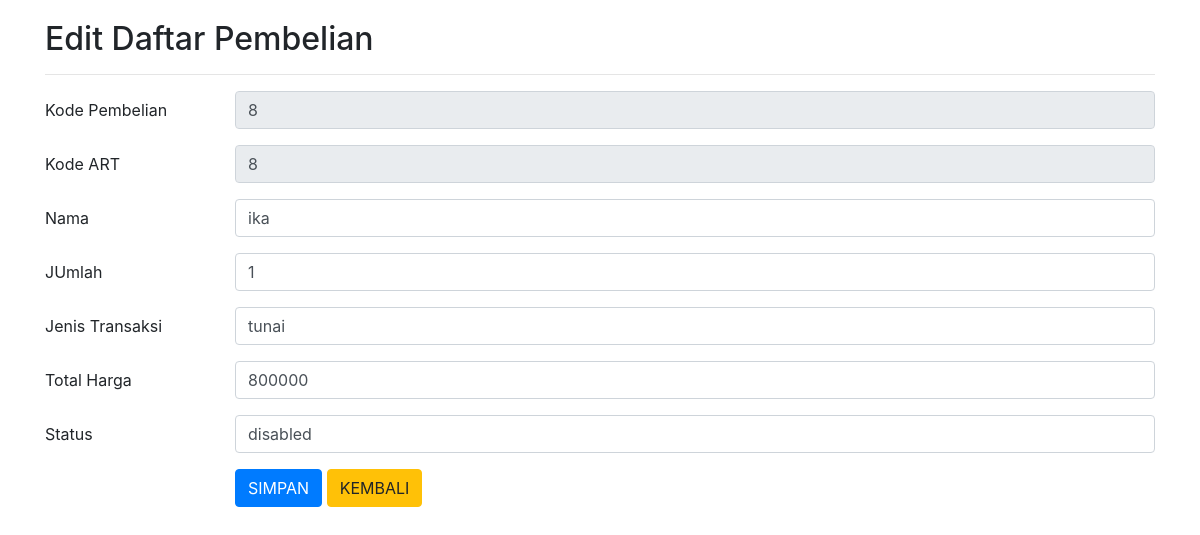
/edit.php?kd_pembelian=8, run on the app's committed database.
### tables this page shows
CREATE TABLE `pembelian` (
  `kd_pembelian` int(11) NOT NULL,
  `kd_art` int(11) DEFAULT NULL,
  `username` varchar(50) NOT NULL,
  `jumlah` varchar(20) DEFAULT NULL,
  `jenis_tf` varchar(50) DEFAULT NULL,
  `total_harga` varchar(100) NOT NULL,
  `status` enum('lunas','belum_lunas','disabled') DEFAULT NULL
);

### edit.php (the view, shortened to what this page needs)
<?php include('koneksi.php'); ?>
<!DOCTYPE html>
<html>
<head>
	<link rel="stylesheet" href="https://stackpath.bootstrapcdn.com/bootstrap/4.1.3/css/bootstrap.min.css">
</head>
<body>
	<div class="container" style="margin-top:20px">
		<h2>Edit Daftar Pembelian</h2>
		<hr>
		<?php
		if(isset($_GET['kd_pembelian'])){
			$id = $_GET['kd_pembelian'];
			$sql = mysqli_query($koneksi, "SELECT * FROM pembelian WHERE kd_pembelian=$id") or die(mysqli_error($koneksi));
			if(mysqli_num_rows($sql) == 0){
				echo '<div class="alert alert-warning">Kode ART tidak ada dalam database.</div>';
				exit();
			}else{
				$data = mysqli_fetch_assoc($sql);
			}
		}
		?>
		<form action="edit.php?kd_pembelian=<?php echo $id; ?>" method="post">
			<div class="form-group row">
				<label class="col-sm-2 col-form-label">Kode Pembelian</label>
				<div class="col-sm-10">
					<input type="text" name="kd_pembelian" class="form-control" size="4" value="<?php echo $data['kd_pembelian']; ?>" readonly required>
				</div>
			</div>
			<div class="form-group row">
				<label class="col-sm-2 col-form-label">Kode ART</label>
				<div class="col-sm-10">
					<input type="text" name="kd_art" class="form-control" value="<?php echo $data['kd_art']; ?>" readonly required>
				</div>
			</div>
			<div class="form-group row">
				<label class="col-sm-2 col-form-label">Nama</label>
				<div class="col-sm-10">
					<input type="text" name="username" class="form-control" value="<?php echo $data['username']; ?>" required>
				</div>
			</div>
			<div class="form-group row">
				<label class="col-sm-2 col-form-label">JUmlah</label>
				<div class="col-sm-10">
					<input type="text" name="jumlah" class="form-control" value="<?php echo $data['jumlah']; ?>" required>
				</div>
			</div>
			<div class="form-group row">
				<label class="col-sm-2 col-form-label">Jenis Transaksi</label>
				<div class="col-sm-10">
					<input type="text" name="jenis_tf" class="form-control" value="<?php echo $data['jenis_tf']; ?>" required>
				</div>
			</div>
			<div class="form-group row">
				<label class="col-sm-2 col-form-label">Total Harga</label>
				<div class="col-sm-10">
					<input type="text" name="total_harga" class="form-control" value="<?php echo $data['total_harga']; ?>" required>
				</div>
			</div>
			<div class="form-group row">
				<label class="col-sm-2 col-form-label">Status</label>
				<div class="col-sm-10">
					<input type="text" name="status" class="form-control" value="<?php echo $data['status']; ?>" required>
				</div>
			</div>
			<div class="form-group row">
				<label class="col-sm-2 col-form-label">&nbsp;</label>
				<div class="col-sm-10">
					<input type="submit" name="submit" class="btn btn-primary" value="SIMPAN">
					<a href="admin.php" class="btn btn-warning">KEMBALI</a>
				</div>
			</div>
		</form>
	</div>
</body>
</html>

### data on the page
pembelian: kd_pembelian "8", kd_art "8", username "ika", jumlah "1", jenis_tf "tunai", total_harga "800000", status "disabled"
